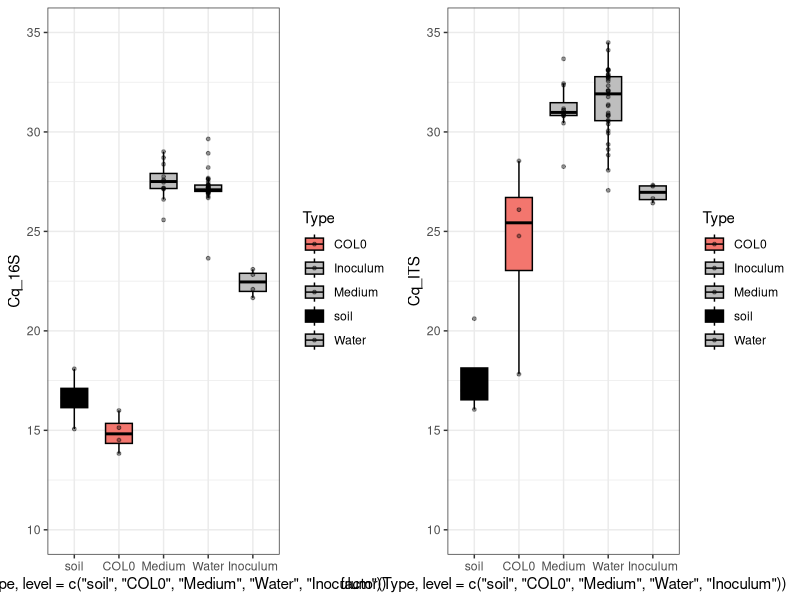

This chart was generated by the following R code: (Note: this script raises an error after producing the figure.)
# Essential libraries
library(readxl)        # Reading Excel files
library(ggplot2)       # For creating plots
library(dplyr)         # Data manipulation
library(ggpubr)        # Arranging multiple ggplot objects
library(multcompView)  # Extracting Tukey's test letters
library(vegan)         # PERMANOVA analysis and distance calculations


# Set working directory and read data
setwd("/Users/jherpell/My_MPIPZ/Data/Exudates_MetaFlow/qPCRs_chambers/")

##
##
##qPCR boxplots
##
##

qPCR <- read_excel("./FigS3.xlsx", sheet = "All")  # Read qPCR data

# Define color palettes
Calaaas3 <- c("soil"="black", "COL0"="#F3766E", "Medium"="grey", "Water"="grey", "Inoculum"="grey")
calas3 <- c("soil"="black", "COL0"="black", "Medium"="black", "Water"="black", "Inoculum"="black")

# Generate boxplots for qPCR results
a <- ggplot(qPCR, aes(x=factor(Type, level=c("soil", "COL0", "Medium", "Water", "Inoculum")), 
                      y=Cq_16S, fill=Type, color=Type)) +
  geom_boxplot(position=position_dodge(width=0.75), width=0.6, outlier.shape=NA) +
  geom_point(size=1, alpha=0.4, color="black") +
  ylim(10, 35) +
  scale_fill_manual(values=Calaaas3) +
  scale_color_manual(values=calas3) +
  theme_bw()

b <- ggplot(qPCR, aes(x=factor(Type, level=c("soil", "COL0", "Medium", "Water", "Inoculum")), 
                      y=Cq_ITS, fill=Type, color=Type)) +
  geom_boxplot(position=position_dodge(width=0.75), width=0.6, outlier.shape=NA) +
  geom_point(size=1, alpha=0.4, color="black") +
  ylim(10, 35) +
  scale_fill_manual(values=Calaaas3) +
  scale_color_manual(values=calas3) +
  theme_bw()

ggarrange(a, b, ncol=2)  # Arrange plots side by side

# ANOVA and Tukey's HSD test
anova_result <- aov(Cq_ITS ~ Type, data=qPCR)
summary(anova_result)

tukey_result <- TukeyHSD(anova_result)
print(tukey_result)

# Tukey letters for grouping
tukey_letters <- multcompLetters4(anova_result, tukey_result)
print(tukey_letters)


##
##
##PCAs of exudates/soil wash/medium
##
##


# PCA analysis
log10_pub2 <- read_excel("./FigS3.xlsx", sheet="log10_pub")  # Read PCA input data
log10_pub2[, 5:41] <- data.frame(lapply(log10_pub2[, 5:41], as.numeric))  # Ensure numeric values

# Replace NA with column means
log10_pub2[, 5:41] <- log10_pub2[, 5:41] %>% mutate(across(everything(), ~ replace_na(., mean(., na.rm=TRUE))))

# Remove redundant columns (adjust column index as needed)
pub2 <- data.frame(log10_pub2[, -40])

# PCA computation
pca <- prcomp(pub2[, 5:40], center=TRUE, scale.=TRUE)
rownames(pub2) <- pub2$SAMPLE_ID
summary(pca)

# PCA visualization
autoplot(pca, data=pub2, colour='Genotype', frame=TRUE, size=5,
         label=FALSE, label.size=3,
         loadings=FALSE, loadings.colour='grey',
         loadings.label=FALSE, loadings.label.size=3) +
  theme_bw()

# PERMANOVA analysis
distance_matrix <- dist(pub2[, 5:40], method="euclidean")
permanova_result <- adonis2(distance_matrix ~ Genotype, data=pub2, method="euclidean", permutations=999)
print(permanova_result)
